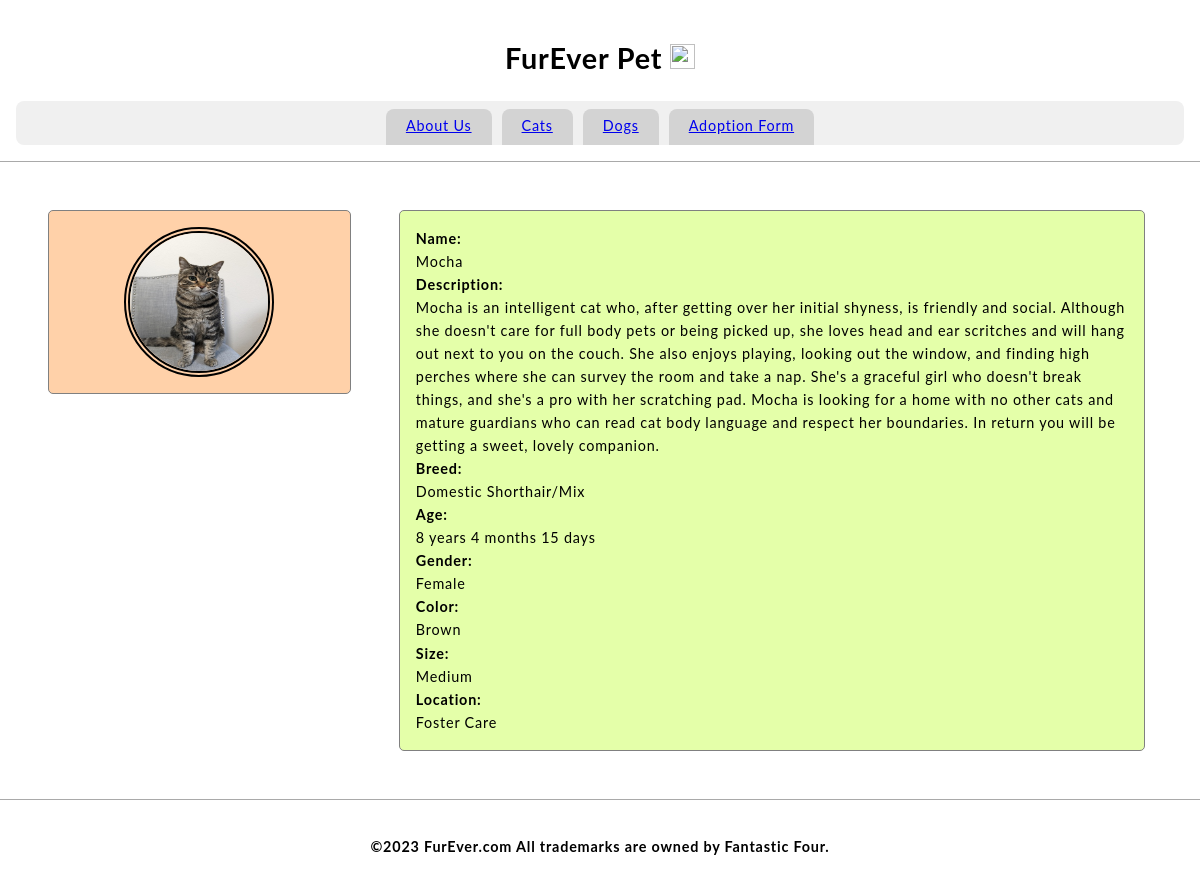
Page /cat_51289678 on the committed database.
### tables this page shows
CREATE TABLE Cat(id int, name varchar(45), description varchar(1000), breed varchar(20), age varchar(50), gender varchar(10),color varchar(10),size varchar(10), location varchar(10), primary key (id));

### Furever.py (the view)
@app.route('/cat_51289678')
def cat_512():
    c.execute("select name from Cat")
    myresult = c.fetchall()
    name =  myresult[0][0]
    c.execute("select description from Cat")
    myresult2 = c.fetchall()
    description =  myresult2[0][0]
    c.execute("select breed from Cat")
    myresult3 = c.fetchall()
    breed = myresult3[0][0]
    c.execute("select age from Cat")
    myresult4 = c.fetchall()
    age = myresult4[0][0]
    c.execute("select gender from Cat")
    myresult5 = c.fetchall()
    gender = myresult5[0][0]
    c.execute("select color from Cat")
    myresult6 = c.fetchall()
    color = myresult6[0][0]
    c.execute("select size from Cat")
    myresult7 = c.fetchall()
    size = myresult7[0][0]
    c.execute("select location from Cat")
    myresult8 = c.fetchall()
    location = myresult8[0][0]
    return render_template('cat_51289678.html', name=name, description=description, breed=breed, age=age, gender=gender, color=color,size=size, location=location)

### prefix.py (called while the page is built)
    def __call__(self, environ, start_response):
        return self.app(environ, start_response)

### templates/cat_51289678.html (shortened to what this page needs)
<!DOCTYPE>
<html>
    <head>
        <link href="static/style.css" type="text/css" rel="stylesheet"/>
    </head>
    <body>
        <header>
            <h1 class="title">FurEver Pet <img src="static/logo.png" width=25px height=25px/></h1>
            <nav>
                <a class="nav-anchor" href="aboutus">About Us</a>
                <a class="nav-anchor" href="cats">Cats</a>
                <a class="nav-anchor" href="dogs">Dogs</a>
                <a class="nav-anchor" href="adoptionform">Adoption Form</a>
            </nav>
        </header>
        <main>
            <aside>
                <div class="aside-div">
                    <img src="51289678.jpg"/ width= 150px height = 150px>
                </div>
            </aside>
            <section>
                <article class="article-div">
                    <b>Name:</b>
                    <br>
                    {{name}}
                    <br>
                    <b>Description:</b>
                    <br>
                    {{description}}
                    <br>
                    <b>Breed:</b>
                    <br>
                    {{breed}}
                    <br>
                    <b>Age:</b>
                    <br>
                    {{age}}
                    <br>
                    <b>Gender:</b>
                    <br>
                    {{gender}}
                    <br>
                    <b>Color:</b>
                    <br>
                    {{color}}
                    <br>
                    <b>Size:</b>
                    <br>
                    {{size}}
                    <br>
                    <b>Location:</b>
                    <br>
                    {{location}}
                    <br>
                </article>
            </section>
        </main>
        <footer>
            <h4 class="title">©2023 FurEver.com All trademarks are owned by Fantastic Four.</h4>
        </footer>
    </body>
</html>

### static/style.css (style rules this page uses)
* { box-sizing: border-box; }
body { height: 100vh; width: 100vw; display: flex; flex-direction: column; font-family: 'Lato', sans-serif; margin: 0; font-size: 0.9rem; line-height: 1.6; letter-spacing: 0.05rem; }
header { justify-content: center; background-color: #C2CADO; padding: 1rem; }
.title { text-align: center; background-color: white; }
nav { background-color: #F0F0F0; display: flex; justify-content: center; border-radius: 0.5rem; padding-top: 0.5rem; }
nav a { cursor:pointer; background-color:lightgray; margin: 0 5px; padding:5px 20px; border-bottom: 0.2rem solid lightgray; border-top-left-radius: 0.5rem; border-top-right-radius: 0.5rem; }
main { padding: 1rem; background-color: white; overflow-y: auto; display: flex; #flex-direction: column; justify-content: center; align-items: start; border-top:solid 1px darkgray; border-bottom:solid 1px darkgray; }
aside { width: 30vw; display: flex; flex-direction: column; justify-content: space-evenly; padding: 1rem; }
.aside-div { background-color: #FFD1A9; min-height: 150px; margin: 1rem; width: 95%; overflow-y: auto; padding:1rem; border-radius:5px; border:1px solid gray; display: flex; justify-content: center; align-items: center; }
.aside-div img { border-radius: 75px; border: 6px double; }
section { width: 70vw; display: flex; flex-direction: column; justify-content: space-evenly; padding: 1rem; }
.article-div { background-color: #E4FFA9; min-height: 150px; margin: 1rem; width: 95%; overflow-y: auto; padding:1rem; border-radius:5px; border:1px solid gray; }
footer { #position: fixed; #bottom: 0; background-color: white; justify-content: center; padding: 1rem; width: 100%; }

### rows in the picture
Cat: name "Mocha", description "Mocha is an intelligent cat who, after getting over her initial shyness, is friendly and social. Although she doesn't care for full body pets or being picked up, she loves head and ear scritches and will hang out next to you on the couch. She also enjoys playing, looking out the window, and finding high perches where she can survey the room and take a nap. She's a graceful girl who doesn't break things, and she's a pro with her scratching pad. Mocha is looking for a home with no other cats and mature guardians who can read cat body language and respect her boundaries. In return you will be getting a sweet, lovely companion.", breed "Domestic Shorthair/Mix", age "8 years 4 months 15 days", gender "Female", color "Brown", size "Medium", location "Foster Care"
